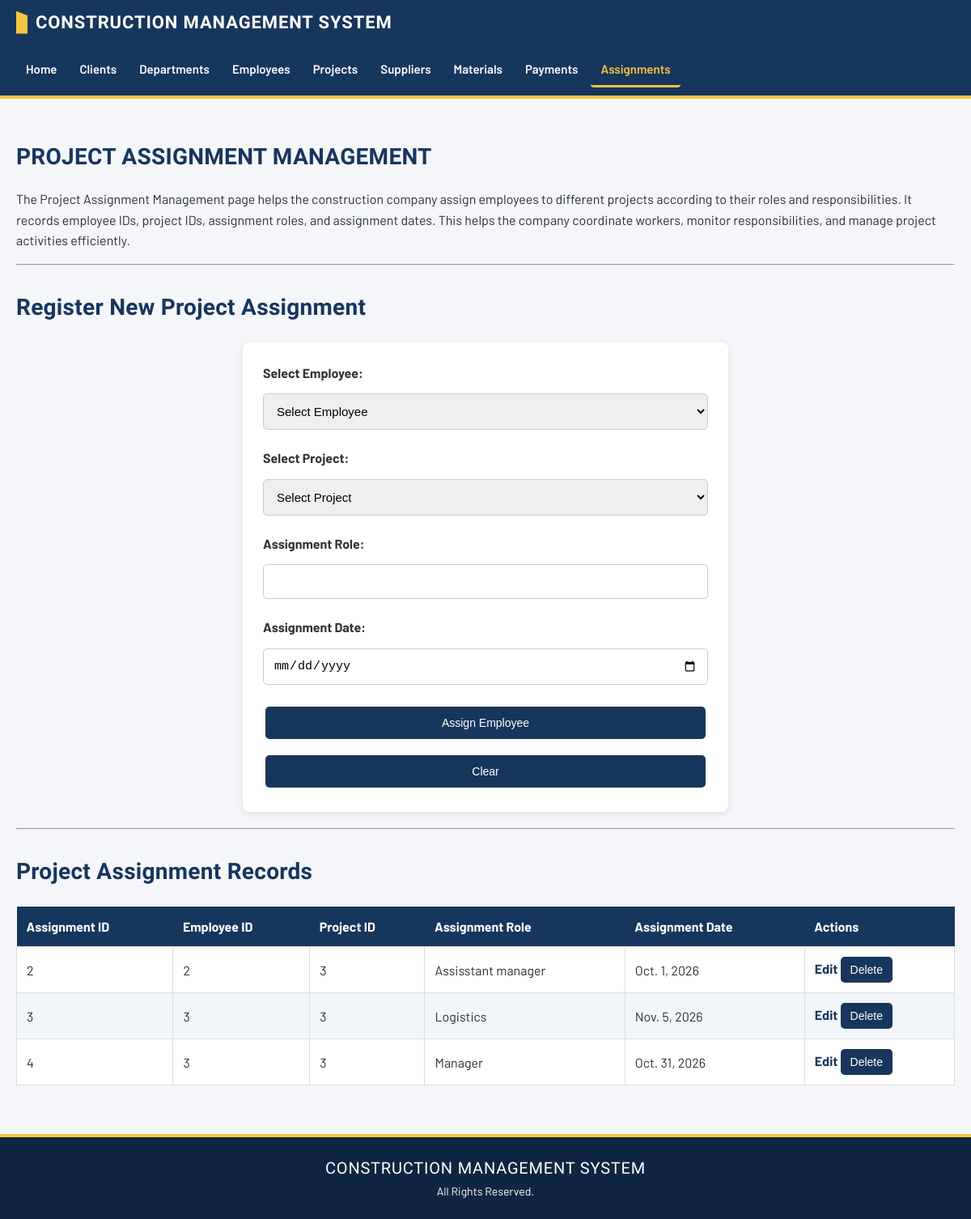
The app's page /projectassignment/ with its own data.
### myapp/models.py (models this page shows, shortened)
class projectassignment(models.Model):
    Employee = models.ForeignKey(
        employees,
        on_delete=models.CASCADE
    )
    Project = models.ForeignKey(
        projects,
        on_delete=models.CASCADE
    )
    AssignmentRole = models.CharField(max_length=100)
    AssignmentDate = models.DateField()

### myapp/views.py (the view, shortened to what this page needs)
# urls.py: path('projectassignment/', views.projectassignment_view, name='projectassignment'),
def projectassignment_view(request):
    all_assignments = projectassignment.objects.all()
    all_employees = employees.objects.all()
    all_projects = projects.objects.all()
    return render(request, 'projectassignment.html', {
        'assignments': all_assignments,
        'employees': all_employees,
        'projects': all_projects
    })

### myapp/templates/projectassignment.html (shortened to what this page needs)
{% extends 'base.html' %}
{% block content %}
<h2>PROJECT ASSIGNMENT MANAGEMENT</h2>
<p>
    The Project Assignment Management page helps the
    construction company assign employees to different
    projects according to their roles and responsibilities.
    It records employee IDs, project IDs, assignment roles,
    and assignment dates. This helps the company coordinate
    workers, monitor responsibilities, and manage project
    activities efficiently.
</p>
<hr>
<h2>Register New Project Assignment</h2>
<form method="POST">
    <label for="employee">Select Employee:</label>
    <select id="employee" name="Employee" required>
        <option value="">Select Employee</option>
    </select>
    <label for="project">Select Project:</label>
    <select id="project" name="Project" required>
        <option value="">Select Project</option>
    </select>
    <label for="assignment_role">Assignment Role:</label>
    <input type="text" id="assignment_role"
           name="AssignmentRole" required>
    <label for="assignment_date">Assignment Date:</label>
    <input type="date" id="assignment_date"
           name="AssignmentDate" required>
    <button type="submit">Assign Employee</button>
    <button type="reset">Clear</button>
</form>
<hr>
<h2>Project Assignment Records</h2>
<table>
    <thead>
        <tr>
            <th>Assignment ID</th>
            <th>Employee ID</th>
            <th>Project ID</th>
            <th>Assignment Role</th>
            <th>Assignment Date</th>
            <th>Actions</th>
        </tr>
    </thead>
    <tbody>
        {% for assignment in assignments %}
        <tr>
            <td>{{ assignment.id }}</td>
            <td>{{ assignment.Employee_id }}</td>
            <td>{{ assignment.Project_id }}</td>
            <td>{{ assignment.AssignmentRole }}</td>
            <td>{{ assignment.AssignmentDate }}</td>
            <td>
                <a href="{% url 'update_projectassignment' assignment.id %}">
                    Edit
                </a>
                <form method="POST"
                      action="{% url 'delete_projectassignment' assignment.id %}"
                      class="delete-form">
                    <button type="submit"
                            onclick="return confirm('Are you sure you want to delete this assignment?')">
                        Delete
                    </button>
                </form>
            </td>
        </tr>
        {% empty %}
        <tr>
            <td colspan="6">
                No project assignments registered yet.
            </td>
        </tr>
        {% endfor %}
    </tbody>
</table>
{% endblock %}

### myapp/static/style.css (style rules this page uses)
:root { --navy: #17365d; --navy-dark: #0f2542; --blue: #245a91; --safety: #f4c542; --paper: #f4f6f9; --ink: #2b2f36; --font-body: "Barlow", "Segoe UI", Arial, sans-serif; --font-display: "Barlow Condensed", "Arial Narrow", Arial, sans-serif; }
* { box-sizing: border-box; }
body { font-family: var(--font-body); background-color: var(--paper); color: var(--ink); margin: 0; padding: 0; line-height: 1.6; }
h1, h2 { font-family: var(--font-display); color: var(--navy); letter-spacing: 0.01em; }
h2 { font-size: 28px; margin-top: 30px; margin-bottom: 15px; }
p { font-size: 16px; }
a { color: var(--navy); }
form { background-color: white; max-width: 600px; margin: 20px auto; padding: 25px; border-radius: 8px; box-shadow: 0 2px 8px rgba(0, 0, 0, 0.1); display: flex; flex-direction: column; gap: 10px; }
form label { display: block; font-weight: bold; color: #333; margin-bottom: 3px; }
form input[type="text"], form input[type="email"], form input[type="number"], form input[type="date"], form input[type="password"], form input[type="tel"], form select, form textarea { width: 100%; padding: 12px; border: 1px solid #ccc; border-radius: 5px; font-size: 15px; margin-bottom: 12px; }
form input::placeholder, form textarea::placeholder { color: #999; }
button, input[type="submit"], input[type="reset"] { background-color: var(--navy); color: white; padding: 12px 18px; border: none; border-radius: 5px; cursor: pointer; font-size: 14px; margin: 5px 3px; }
table { width: 100%; border-collapse: collapse; background-color: white; margin-top: 20px; overflow: hidden; }
th { background-color: var(--navy); color: white; padding: 12px; text-align: left; }
td { padding: 12px; border: 1px solid #ddd; }
tr:nth-child(even) { background-color: #f2f5f9; }
table a { color: var(--navy); font-weight: bold; text-decoration: none; }
.delete-form { display: inline; max-width: none; margin: 0; padding: 0; background: transparent; box-shadow: none; }
.delete-form button { margin: 0; padding: 8px 12px; }

### records on screen
projectassignment: id "2", Employee_id "2", Project_id "3", AssignmentRole "Assisstant manager", AssignmentDate "Oct. 1, 2026"
projectassignment: id "3", Employee_id "3", Project_id "3", AssignmentRole "Logistics", AssignmentDate "Nov. 5, 2026"
projectassignment: id "4", Employee_id "3", Project_id "3", AssignmentRole "Manager", AssignmentDate "Oct. 31, 2026"
